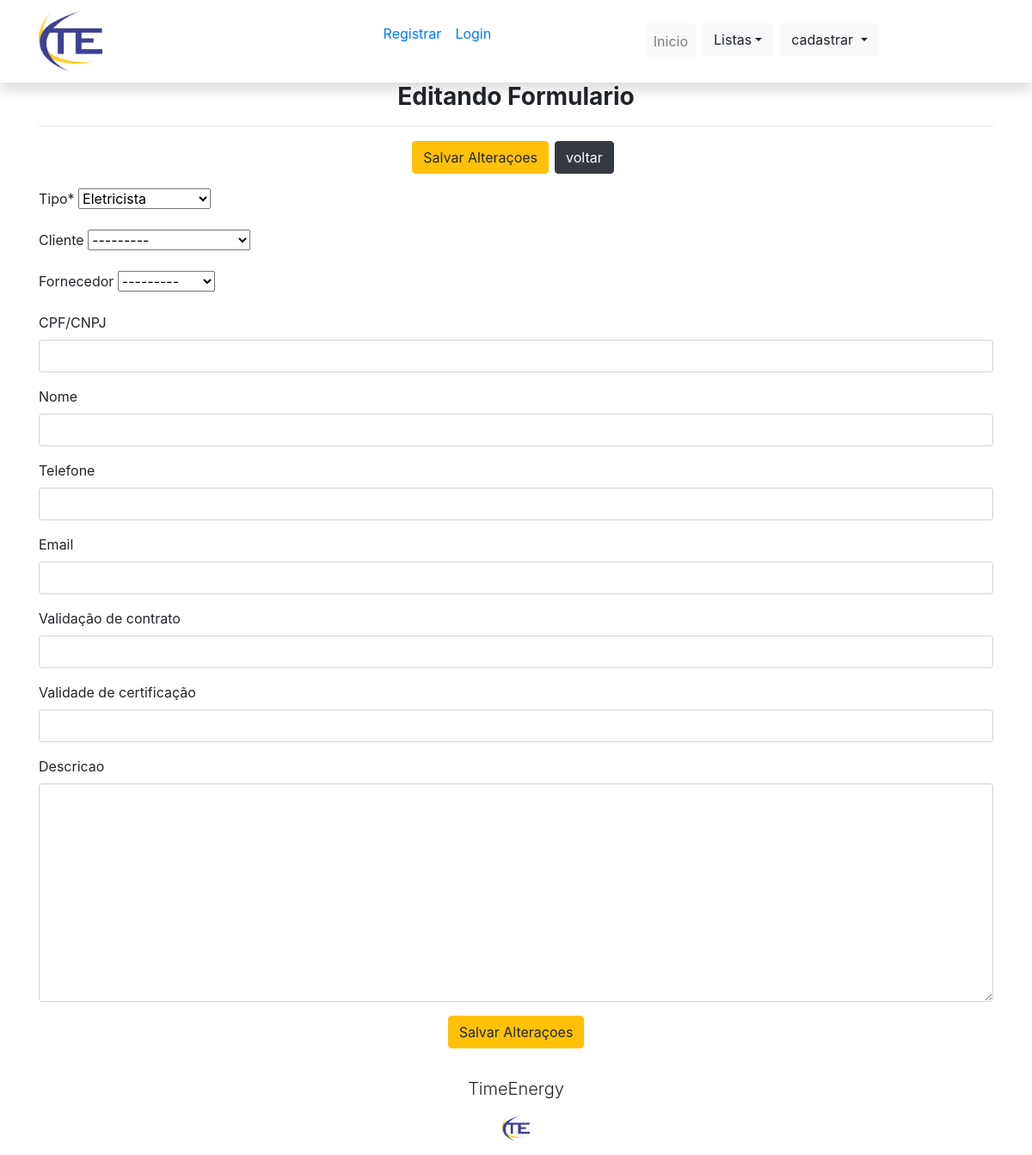
/formulario/update/97/, run on the app's committed database.
### dadoste/formulario/models.py (models this page shows, shortened)
class Formularios(models.Model):
    tipo = models.ForeignKey(
        Tipo, on_delete=models.PROTECT)
    cliente = models.ForeignKey(
        Cliente, on_delete=models.PROTECT, null=True, blank=True, unique=True)
    fornecedor = models.ForeignKey(
        Fornecedor, on_delete=models.PROTECT, null=True, blank=True)
    cnpj = models.CharField(
        max_length=14, verbose_name='CPF/CNPJ',
        null=True, blank=True)
    nome = models.CharField(
        max_length=60, verbose_name='Nome', null=True, blank=True)
    nr_contato = models.CharField(
        max_length=14,null=True, blank=True, verbose_name='Telefone', )
    email = models.EmailField(
        max_length=70,verbose_name='Email', null=True , blank=True)
    validacao_contrato = models.CharField(
        max_length=14,null=True,
        blank=True, verbose_name='Validação de contrato')
    validade_certificacao = models.DateField(
        null=True, blank=True, verbose_name='Validade de certificação')
    descricao = models.TextField(null=True, blank=True)
    class Meta:
        verbose_name = ('Formulario Geral')
        verbose_name_plural = ('Formulario Geral')
        ordering = ['tipo']

### dadoste/categoria/models.py (models this page shows)
class Tipo(models.Model):
    nome = models.CharField(max_length=60, verbose_name='Nome')
    descricao = models.TextField(
        null=True, blank=True)
    def __str__(self) -> str:
        return str(self.nome)
    class Meta:
        verbose_name = ('Tipo')
        verbose_name_plural = ('Tipos')
        ordering = ["nome"]

class Cliente(models.Model):
    nome = models.CharField(max_length=60, verbose_name='Nome')
    descricao = models.TextField(
        null=True, blank=True)
    def __str__(self) -> str:
        return str(self.nome)
    class Meta:
        verbose_name = ('Cliente')
        verbose_name_plural = ('Clientes')
        ordering = ["nome"]

### dadoste/formulario/views.py (the view)
# urls.py: path('formulario/update/<int:pk>/', FormularioUpdate.as_view(), name='update' ),
class FormularioUpdate(UpdateView):
    model = Formularios
    fields=[
        'tipo',
        'cliente',
        'fornecedor',
        'cnpj',
        'nome',
        'nr_contato',
        'email',
        'validacao_contrato',
        'validade_certificacao',
        'descricao',
    ]
    template_name = 'formulario/editarform.html'
    success_url = reverse_lazy('listar')

### dadoste/categoria/models.py (called while the page is built)
    def __str__(self) -> str:
        return str(self.nome)

### dadoste/formulario/templates/formulario/editarform.html (shortened to what this page needs)
{% extends 'paginas/modelo.html'  %}
{% load static %}
{% load crispy_forms_tags %}
{% block conteudo %}
    <div class="txt" style="text-align: center;" >
    <h3><b>Editando Formulario</b></h3>
    </div>
    <hr>
      <form action="" method="POST">
        <center>
        <div>
          <table>
              <tr>
                <td>
                  <div>
                    <button type="submite" class="btn btn-warning">Salvar Alteraçoes</button></button>
                  </div>
                </td>
                <td>
                  <div>
                      <button type="submite" style="margin-bottom: 0px;  margin-left: 5px; margin-right: 5px;" class="btn btn-dark">voltar</button></button>
                  </div>
                <td>
                </td>
              </td>
              </tr>
          </table>
      </div>
      </center>
      <p class="small">
        {{ form|crispy }}
        <center>
        <button type="submite"  class="btn btn-warning">Salvar Alteraçoes</button></button>
        </center>
      </p>
      </form>
</div>
{% endblock %}

### data on the page
Formularios: tipo "Eletricista", cliente "---------", fornecedor "---------"
